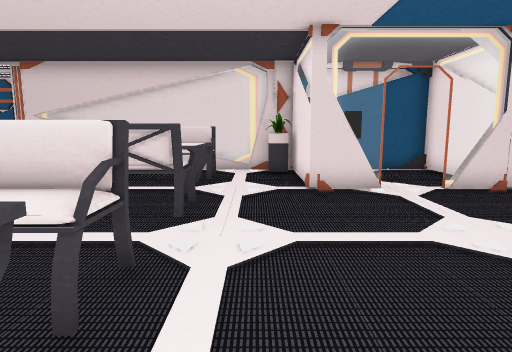
view 1 (above)

18 first-person views from a walk through a 3-D level made in the Unity game engine. The camera is 1.5 m above the floor, tilts 8° down and sees 75° across. Doors are open. The floor is counted in squares, 1 m on a side. Each view is taken from the middle of a square. On the plan, view 1 faces up. The plan holds only what a view shows up to about 15 squares ahead; the rest is blank. The place goes on beyond the plan. Some surface patterns are stand-ins.

view 2
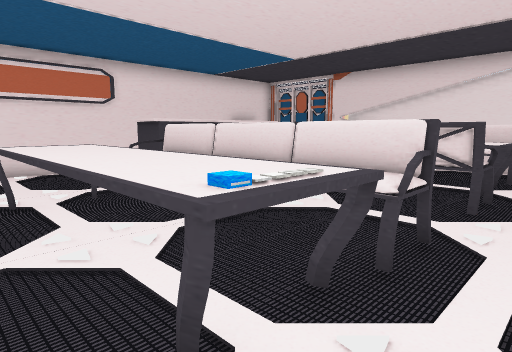

view 3
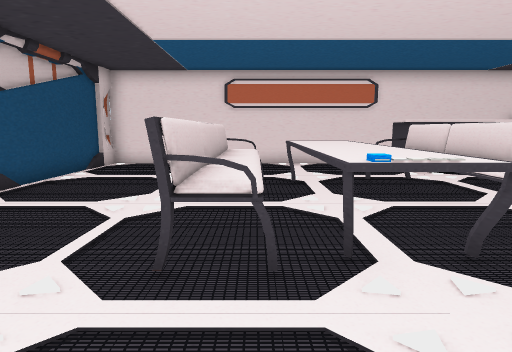

view 4
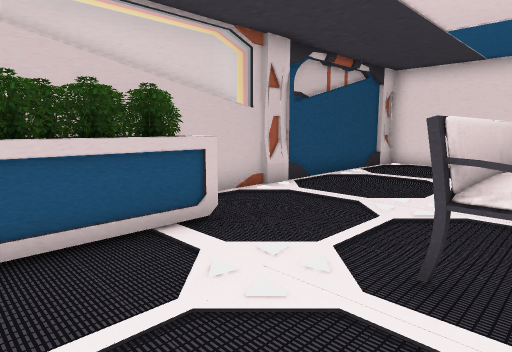

view 5
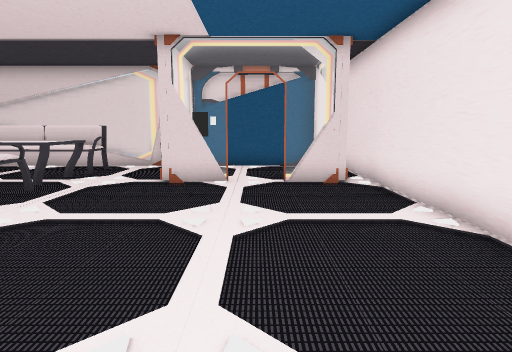

view 6
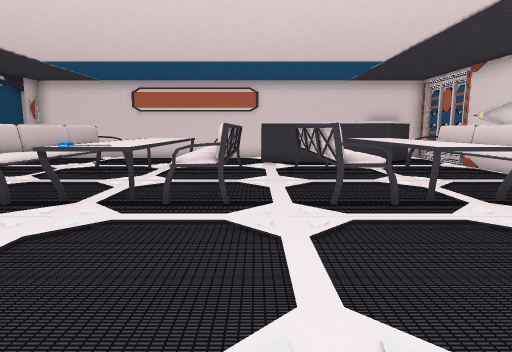

view 7
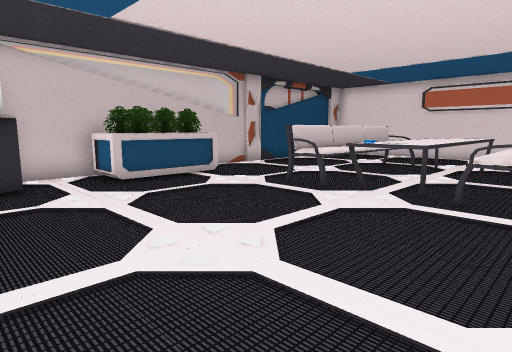

view 8
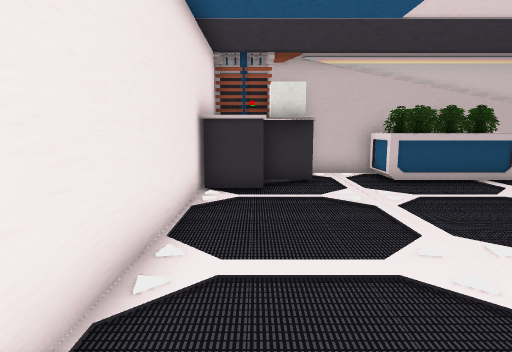

view 9
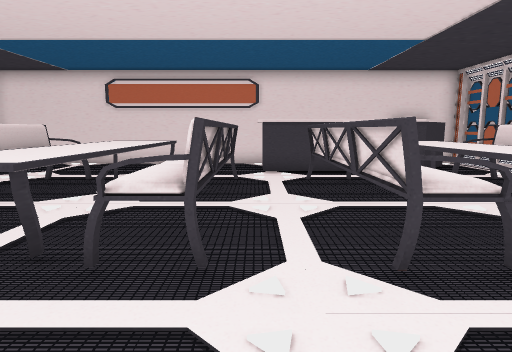

view 10
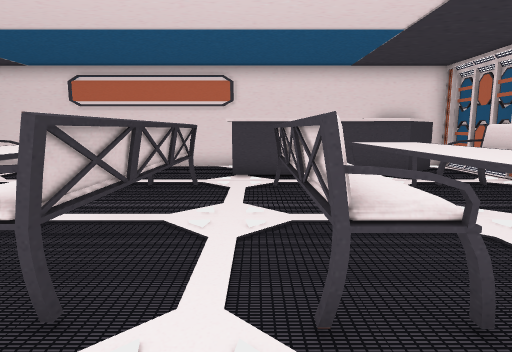

view 11
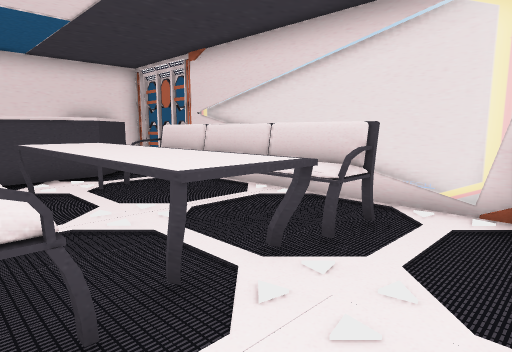

view 12
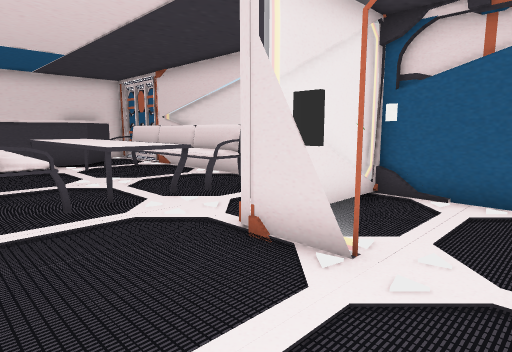

view 13
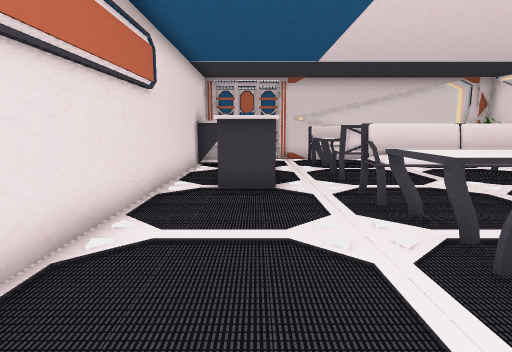

view 14
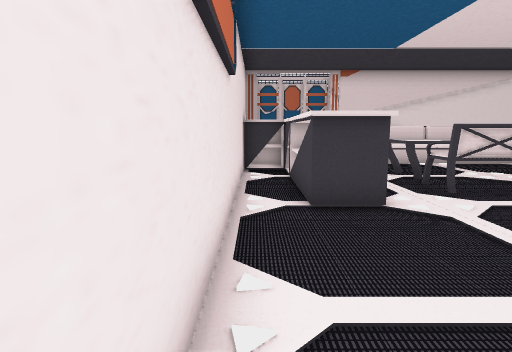

view 15
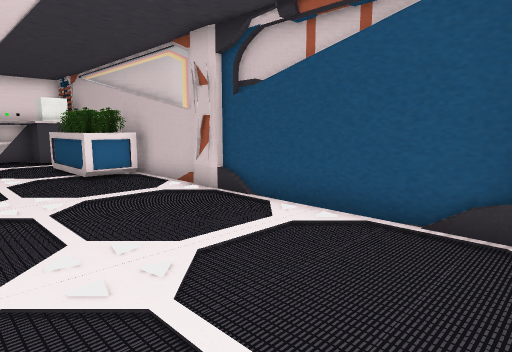

view 16
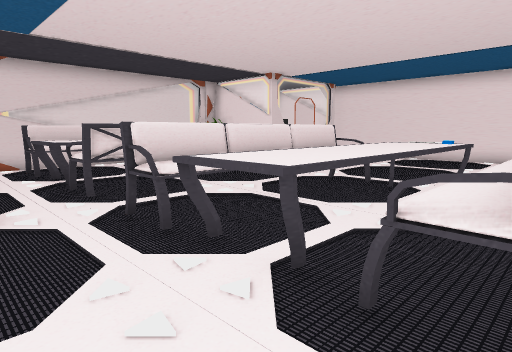

view 17
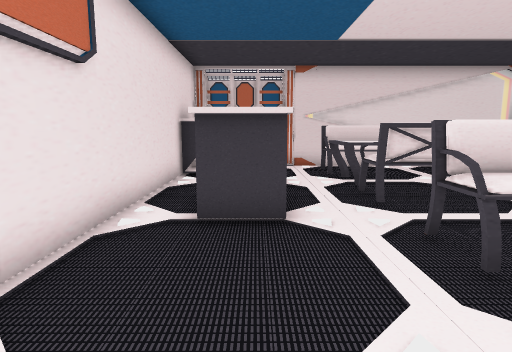

view 18
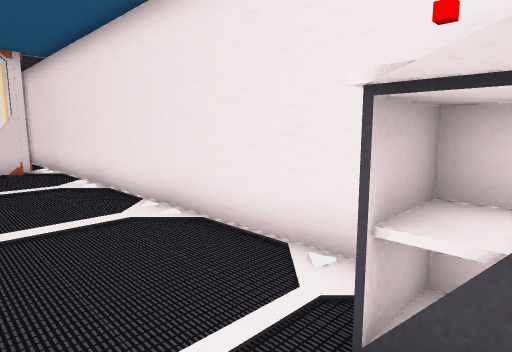

### Floor plan
Points are (right, up) in squares from view 1. A wall is a line through its corners. A room is listed if a view was taken in it or the views show most of it. See-through windows are left out.
Room 1 (views 1, 2, 3, 4, 5, 6, 7, 8, 9, 10, 11, 12, 13, 14, 15, 16, 17, 18)
walls: (3.2, 8.4) (1.4, 8.4) (1.4, 10.1); (1.6, 10.2) (1.6, 9.6); (-1.9, 12.4) (-8.5, 12.4); (0.5, 12.4) (-0.2, 12.4); (0.1, 12.6) (-7, 12.6); (-4.5, -7.3) (-1.5, -7.3); (6.1, 8.5) (5.2, 8.5); (6.6, 8.4) (4.8, 8.4); (6.3, 9.1) (6.3, 12.5); (1.5, -7.3) (4.1, -7.3); (-12.4, 9.2) (-12.4, -7.2); (7.4, -3.2) (7.4, 11.5); (-12.4, 12.5) (-12.4, 11.9)
ways out: open door at (4, 8.5)
objects: other object (-12, -8) to (-5, -7); other object (-12, 8) to (-10, 11); other object (-12, 13) to (-9, 13); other object (-11, 5) to (-10, 7); other object (-8, 0) to (-3, 1); other object (-8, 8) to (-1, 9); other object (-7, -2) to (-1, -1); other object (-7, 3) to (-1, 3); other object (-7, 6) to (-1, 6); other object (-7, 10) to (-1, 11); other object (-2, 0) to (-1, 1); other object (-1, -7) to (2, -6); plant (1, 11) to (1, 12); other object (1, 12) to (7, 13); other object (5, -6) to (7, -4)

Positions as (right, up) in squares from view 1, and headings:
1: (0, 0), facing up
2: (0, -1), facing up-left
3: (2, -1), facing left
4: (2, -1), facing down-left
5: (4, -1), facing up
6: (5, 4), facing left
7: (6, 4), facing down-left
8: (6, 4), facing down
9: (2, 4), facing left
10: (1, 5), facing left
11: (1, 6), facing up-left
12: (5, 5), facing up-left
13: (-10, -4), facing up
14: (-12, -2), facing up
15: (-12, -2), facing down-right
16: (-10, -2), facing up-right
17: (-10, -1), facing up
18: (4, -5), facing up-right
